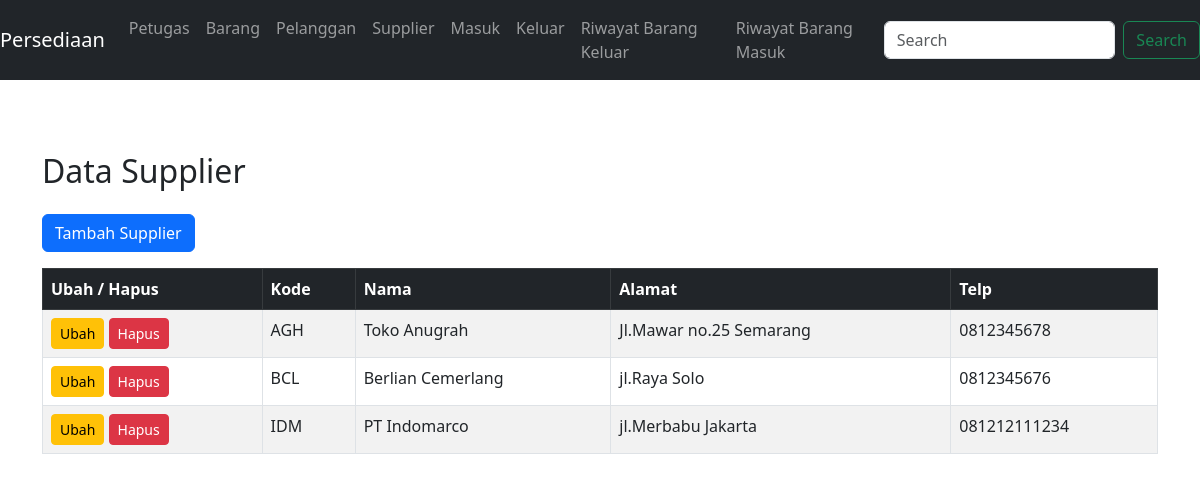
Screenshot of /supplier.php with the database file from the repository.
### tables this page shows
CREATE TABLE `tb_supplier` (
  `kode_supplier` varchar(50) NOT NULL,
  `nama` varchar(250) DEFAULT NULL,
  `alamat` varchar(250) DEFAULT NULL,
  `telp` varchar(25) DEFAULT NULL
);

### supplier.php (the view, shortened to what this page needs)
<?php
require_once('koneksi.php');
$query_sql = "SELECT * FROM tb_supplier";
$sql = mysqli_query($koneksi, $query_sql) or die(mysqli_error($koneksi));
$totaldata = mysqli_num_rows($sql);
?>
<!doctype html>
<html lang="en">
<head>
    <link href="https://cdn.jsdelivr.net/npm/bootstrap@5.3.0-alpha1/dist/css/bootstrap.min.css" rel="stylesheet">
</head>
<body>
<?php require_once('menu.php'); ?>
<br>
<div class="container">
    <h2 class="my-4">Data Supplier</h2>
    <a href="suppliertambah.php" class="btn btn-primary mb-3">
        Tambah Supplier <i class="bi bi-plus-circle"></i>
    </a>
    <table class="table table-striped table-bordered">
        <thead class="table-dark">
            <tr>
                <th>Ubah / Hapus</th>
                <th>Kode</th>
                <th>Nama</th>
                <th>Alamat</th>
                <th>Telp</th>
            </tr>
        </thead>
        <tbody>
            <?php if ($totaldata > 0): ?>
                <?php while ($data = mysqli_fetch_assoc($sql)): ?>
                    <tr>
                        <td>
                            <a href="supplieredit.php?id=<?php echo $data['kode_supplier']; ?>" class="btn btn-warning btn-sm">Ubah</a>
                            <a href="supplierhapus.php?id=<?php echo $data['kode_supplier']; ?>" class="btn btn-danger btn-sm" onclick="return confirm('Apakah Anda yakin ingin menghapus data ini?')">Hapus</a>
                        </td>
                        <td><?php echo htmlspecialchars($data['kode_supplier']); ?></td>
                        <td><?php echo htmlspecialchars($data['nama']); ?></td>
                        <td><?php echo htmlspecialchars($data['alamat']); ?></td>
                        <td><?php echo htmlspecialchars($data['telp']); ?></td>
                    </tr>
                <?php endwhile; ?>
            <?php else: ?>
                <tr>
                    <td colspan="5" class="text-center">Data kosong.</td>
                </tr>
            <?php endif; ?>
        </tbody>
    </table>
</div>
</body>
</html>

### rows the page displays
tb_supplier: kode_supplier "AGH", nama "Toko Anugrah", alamat "Jl.Mawar no.25 Semarang", telp "0812345678"
tb_supplier: kode_supplier "BCL", nama "Berlian Cemerlang", alamat "jl.Raya Solo", telp "0812345676"
tb_supplier: kode_supplier "IDM", nama "PT Indomarco", alamat "jl.Merbabu Jakarta", telp "081212111234"
